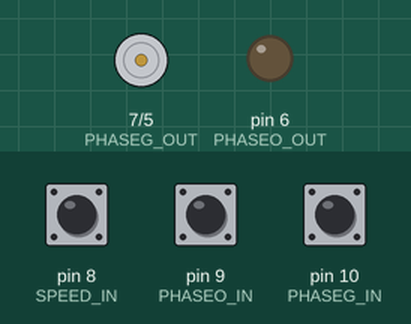
This sketch was run on a simulated Arduino Uno, built with avr-gcc and run on an emulated ATmega328P. Shown: direction and speed pins drawn as motors (green arrow = direction pin HIGH = forward, orange = LOW = backward, longer = more drive), output pins drawn as LEDs (lit = HIGH). The inputs (shaded band) are chosen by the test bench; at power-on: pin 8 (SPEED_IN) HIGH, pin 9 (PHASEO_IN) HIGH, pin 10 (PHASEG_IN) HIGH.

Above: at 1.2 s.
1.3 s: pin 8 (SPEED_IN) pulled LOW for 0.15 s
At 1.8 s:
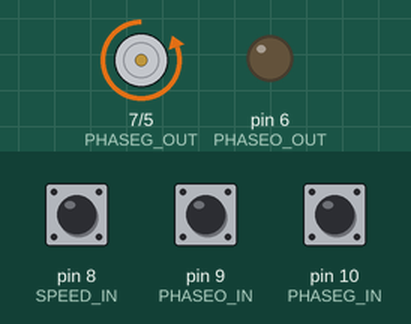
2.9 s: pin 9 (PHASEO_IN) pulled LOW for 0.15 s
At 4.2 s:
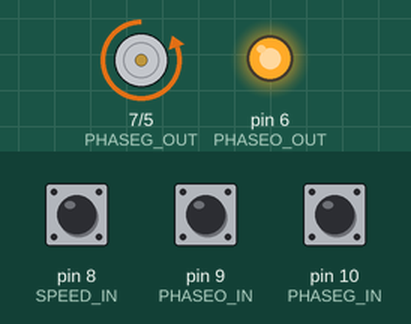
4.5 s: pin 10 (PHASEG_IN) pulled LOW for 0.15 s
At 5.5 s:
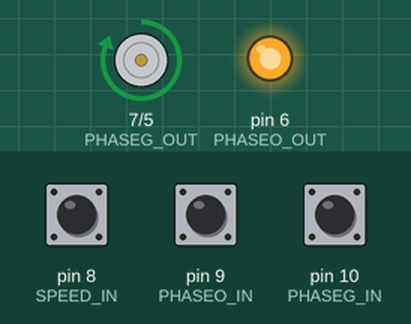
6.1 s: pin 8 (SPEED_IN) pulled LOW for 1 s
At 6.9 s:
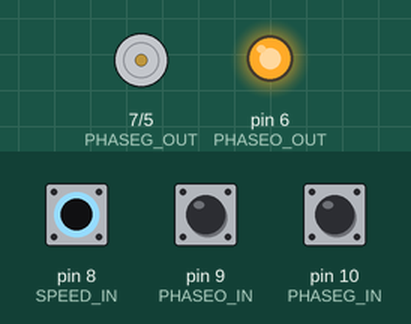
8.6 s: pin 9 (PHASEO_IN) pulled LOW for 1 s
At 9.1 s:
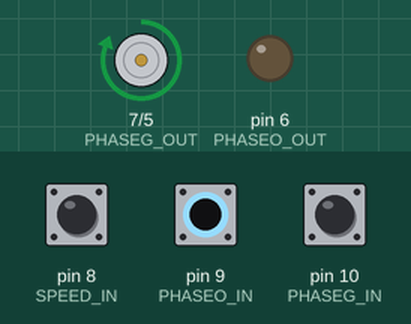
11.1 s: pin 9 (PHASEO_IN) pulled LOW for 3.2 s
At 14.6 s:
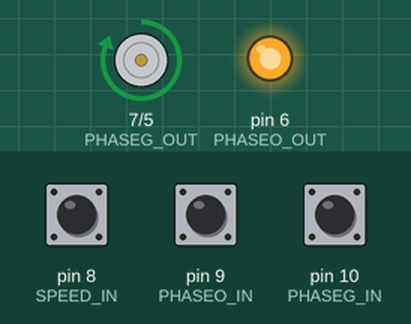
Timing chart, 0 to 16.1 s (numbered marks = the images above; inputs shaded):
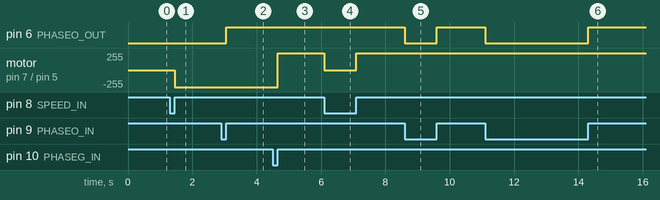

The sketch:

PCInt_Leo_Tst_other_sketch_jan07b.ino
```cpp
// MultiChannels
//
// rcarduino.blogspot.com
//
// A simple approach for reading three RC Channels using pin change interrupts
//
// See related posts -
// http://rcarduino.blogspot.co.uk/2012/01/how-to-read-rc-receiver-with.html
// http://rcarduino.blogspot.co.uk/2012/03/need-more-interrupts-to-read-more.html
// http://rcarduino.blogspot.co.uk/2012/01/can-i-control-more-than-x-servos-with.html
//
// rcarduino.blogspot.com
//

// include the pinchangeint library - see the links in the related topics section above for details
#include <PinChangeInt.h>

// Assign your channel in pins
#define SPEED_IN 8
#define PHASEO_IN 9
#define PHASEG_IN 10

// Assign your channel out pins
#define SPEED_OUT 5
#define PHASEO_OUT 6
#define PHASEG_OUT 7

// Setup signal outputs expected by Electronic Speed Controller
volatile uint8_t speedStateIn;
volatile uint8_t phaseOStateIn;
volatile uint8_t phaseGStateIn;
const int debounce = 100;
float calFactor = .40;

// These bit flags are set in bUpdateFlagsShared to indicate which
// channels have new signals
#define SPEED_FLAG 1
#define PHASEO_FLAG 2
#define PHASEG_FLAG 4

// holds the update flags defined above
volatile uint8_t FlagsShared;

// shared variables are updated by the ISR and read by loop.
// In loop we immediatley take local copies so that the ISR can keep ownership of the
// shared ones. To access these in loop
// we first turn interrupts off with noInterrupts
// we take a copy to use in loop and the turn interrupts back on
// as quickly as possible, this ensures that we are always able to receive new signals
volatile uint16_t IntervalInShared;
volatile uint16_t IntervalPOInShared;
volatile uint16_t IntervalPGInShared;

// These are used to record the rising edge of a pulse in the calcInput functions
// They do not need to be volatile as they are only used in the ISR. If we wanted
// to refer to these in loop and the ISR then they would need to be declared volatile
volatile uint32_t speedStart;
volatile uint32_t currentMicros;
volatile uint32_t previousMicros;

volatile uint32_t phaseOStart;
volatile uint32_t currentPOMicros;
volatile uint32_t previousPOMicros;

volatile uint32_t phaseGStart;
volatile uint32_t currentPGMicros;
volatile uint32_t previousPGMicros;

void setup()
{

  //Speed pin setup
  pinMode(SPEED_OUT, OUTPUT);
  pinMode(SPEED_IN, INPUT);
  digitalWrite (SPEED_IN, HIGH);

  //PhaseO pin setup
  pinMode(PHASEO_OUT, OUTPUT);
  pinMode(PHASEO_IN, INPUT);
  digitalWrite (PHASEO_IN, HIGH);

  //PhaseG pin setup
  pinMode(PHASEG_OUT, OUTPUT);
  pinMode(PHASEG_IN, INPUT);
  digitalWrite (PHASEG_IN, HIGH);

  // using the PinChangeInt library, attach the interrupts
  // used to read the channels
  PCintPort::attachInterrupt(SPEED_IN, calcSpeed,CHANGE);
  PCintPort::attachInterrupt(PHASEO_IN, calcPhaseO,CHANGE);
  PCintPort::attachInterrupt(PHASEG_IN, calcPhaseG,CHANGE);
}

void loop()
{
  // create local variables to hold a local copies of the channel inputs
  // these are declared static so that thier values will be retained
  // between calls to loop.

  static uint16_t modInterval;
  static uint8_t speedState;

  static uint16_t modPOInterval;
  static uint8_t phaseOState;

  static uint16_t modPGInterval;
  static uint8_t phaseGState;


  // local copy of update flags
  static uint8_t UpdateFlags;

  // check shared update flags to see if any channels have a new signal
  if(FlagsShared)
  {
    noInterrupts(); // turn interrupts off quickly while we take local copies of the shared variables

    // take a local copy of which channels were updated in case we need to use this in the rest of loop

    UpdateFlags = FlagsShared;

    // in the current code, the shared values are always populated
    // so we could copy them without testing the flags
    // however in the future this could change, so lets
    // only copy when the flags tell us we can.

    if(UpdateFlags & SPEED_FLAG)
    {
      modInterval = IntervalInShared;
      speedState = speedStateIn;
    }

    if(UpdateFlags & PHASEO_FLAG)
    {
      modPOInterval = IntervalPOInShared;
      phaseOState = phaseOStateIn;
    }

    if(UpdateFlags & PHASEG_FLAG)
    {
      modPGInterval = IntervalPGInShared;
      phaseGState = phaseGStateIn;
    }

    // clear shared copy of updated flags as we have already taken the updates
    // we still have a local copy if we need to use it in bUpdateFlags
    FlagsShared = 0;

    interrupts(); // we have local copies of the inputs, so now we can turn interrupts back on
    // as soon as interrupts are back on, we can no longer use the shared copies, the interrupt
    // service routines own these and could update them at any time. During the update, the
    // shared copies may contain junk. Luckily we have our local copies to work with :-)
  }

  // do any processing from here onwards
  // only use the local values unAuxIn, unThrottleIn and unSteeringIn, the shared
  // variables unAuxInShared, unThrottleInShared, unSteeringInShared are always owned by
  // the interrupt routines and should not be used in loop

  // the following code provides simple pass through
  // this is a good initial test, the Arduino will pass through
  // receiver input as if the Arduino is not there.
  // This should be used to confirm the circuit and power
  // before attempting any custom processing in a project.

  // we are checking to see if the channel value has changed, this is indicated
  // by the flags. For the simple pass through we don't really need this check,
  // but for a more complex project where a new signal requires significant processing
  // this allows us to only calculate new values when we have new inputs, rather than
  // on every cycle.
  if(UpdateFlags & SPEED_FLAG)
  {
    currentMicros=micros();
    if(currentMicros-speedStart<1000000)
  {
   if (currentMicros - previousMicros>((modInterval)/calFactor))
       {previousMicros = currentMicros;
        //if (speedState == LOW) speedState = HIGH;
        //else speedState = HIGH;
        //delayMicroseconds(200);
        digitalWrite(SPEED_OUT, speedState);

        }
     }
  }

  if(UpdateFlags & PHASEO_FLAG)
  {
    currentPOMicros=micros();
    if(currentPOMicros-phaseOStart<1000000)
  {
   if (currentPOMicros - previousPOMicros>((modPOInterval)/calFactor))
       {previousPOMicros = currentPOMicros;
        //if (speedState == LOW) speedState = HIGH;
        //else speedState = HIGH;
        digitalWrite(PHASEO_OUT, phaseOState);

        }
     }
  }

  if(UpdateFlags & PHASEG_FLAG)
  {
    currentPGMicros=micros();
    if(currentPGMicros-phaseGStart<1000000)
  {
   if (currentPGMicros - previousPGMicros>((modPGInterval)/calFactor))
       {previousPGMicros = currentPGMicros;
        //if (speedState == LOW) speedState = HIGH;
        //else speedState = HIGH;
        digitalWrite(PHASEG_OUT, phaseGState);

        }
     }
  }

  UpdateFlags = 0;
}


// simple interrupt service routine

void calcSpeed()
{

  speedStart = micros();
  speedStateIn = digitalRead(SPEED_IN);
  // if the pin is high, its a rising edge of the signal pulse, so lets record its value
  //if(digitalRead(SPEED_IN) == HIGH)
  //{

    //FlagsShared |= SPEED_FLAG;
  //}
  //else
  //{
    // else it must be a falling edge, so lets get the time and subtract the time of the rising edge
    // this gives use the time between the rising and falling edges i.e. the pulse duration.
    IntervalInShared = (uint16_t)(micros() - speedStart);
    // use set the throttle flag to indicate that a new throttle signal has been received
    FlagsShared |= SPEED_FLAG;
  //}
}

void calcPhaseO()
{

  phaseOStart = micros();
  phaseOStateIn = digitalRead(PHASEO_IN);
  // if the pin is high, its a rising edge of the signal pulse, so lets record its value
  //if(digitalRead(SPEED_IN) == HIGH)
  //{

    //FlagsShared |= SPEED_FLAG;
  //}
  //else
  //{
    // else it must be a falling edge, so lets get the time and subtract the time of the rising edge
    // this gives use the time between the rising and falling edges i.e. the pulse duration.
    IntervalPOInShared = (uint16_t)(micros() - phaseOStart);
    // use set the throttle flag to indicate that a new throttle signal has been received
    FlagsShared |= PHASEO_FLAG;
  //}
}

void calcPhaseG()
{

  phaseGStart = micros();
  phaseGStateIn = digitalRead(PHASEG_IN);
  // if the pin is high, its a rising edge of the signal pulse, so lets record its value
  //if(digitalRead(SPEED_IN) == HIGH)
  //{

    //FlagsShared |= SPEED_FLAG;
  //}
  //else
  //{
    // else it must be a falling edge, so lets get the time and subtract the time of the rising edge
    // this gives use the time between the rising and falling edges i.e. the pulse duration.
    IntervalPGInShared = (uint16_t)(micros() - phaseGStart);
    // use set the throttle flag to indicate that a new throttle signal has been received
    FlagsShared |= PHASEG_FLAG;
  //}
}
```

Measured:
- after the input at 1.3 s, motor on pin 7 (PHASEG_OUT) / pin 5 (SPEED_OUT): stopped → backward 255/255 after 0.15 s
- after the input at 2.9 s, pin 6 (PHASEO_OUT): LOW → HIGH after 0.15 s
- after the input at 4.5 s, motor on pin 7 (PHASEG_OUT) / pin 5 (SPEED_OUT): backward 255/255 → forward 255/255 after 0.15 s
- after the input at 6.1 s, motor on pin 7 (PHASEG_OUT) / pin 5 (SPEED_OUT): forward 255/255 → stopped at once, → forward 255/255 1.0 s later
- after the input at 8.6 s, pin 6 (PHASEO_OUT): HIGH → LOW at once, → HIGH 1.0 s later
- after the input at 11.1 s, pin 6 (PHASEO_OUT): HIGH → LOW at once, → HIGH 3.2 s later
